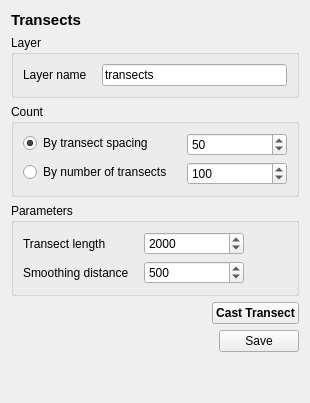
      <widget class="QWidget" name="tab_transects">
       <attribute name="icon">
        <iconset>
         <normaloff>gui/icons/transects.svg</normaloff>gui/icons/transects.svg</iconset>
       </attribute>
       <attribute name="title">
        <string/>
       </attribute>
       <attribute name="toolTip">
        <string>Transect</string>
       </attribute>
       <attribute name="whatsThis">
        <string>Transect</string>
       </attribute>
       <layout class="QVBoxLayout" name="verticalLayout_4">
        <item>
         <widget class="QLabel" name="label_38">
          <property name="font">
           <font>
            <pointsize>11</pointsize>
            <weight>75</weight>
            <bold>true</bold>
           </font>
          </property>
          <property name="text">
           <string>Transects</string>
          </property>
          <property name="margin">
           <number>5</number>
          </property>
         </widget>
        </item>
        <item>
         <widget class="QGroupBox" name="gb_transects_storage_params">
          <property name="sizePolicy">
           <sizepolicy hsizetype="Preferred" vsizetype="Fixed">
            <horstretch>0</horstretch>
            <verstretch>0</verstretch>
           </sizepolicy>
          </property>
          <property name="title">
           <string>Layer</string>
          </property>
          <layout class="QFormLayout" name="formLayout_9">
           <property name="horizontalSpacing">
            <number>15</number>
           </property>
           <item row="0" column="0">
            <widget class="QLabel" name="label_5">
             <property name="text">
              <string>Layer name</string>
             </property>
            </widget>
           </item>
           <item row="0" column="1">
            <widget class="QLineEdit" name="le_transects_layer_output_name">
             <property name="text">
              <string>transects</string>
             </property>
             <property name="alignment">
              <set>Qt::AlignLeading|Qt::AlignLeft|Qt::AlignVCenter</set>
             </property>
             <property name="placeholderText">
              <string>transects</string>
             </property>
            </widget>
           </item>
          </layout>
         </widget>
        </item>
        <item>
         <widget class="QGroupBox" name="gb_transects_number">
          <property name="sizePolicy">
           <sizepolicy hsizetype="Preferred" vsizetype="Fixed">
            <horstretch>0</horstretch>
            <verstretch>0</verstretch>
           </sizepolicy>
          </property>
          <property name="autoFillBackground">
           <bool>false</bool>
          </property>
          <property name="title">
           <string>Count</string>
          </property>
          <property name="checkable">
           <bool>false</bool>
          </property>
          <layout class="QFormLayout" name="formLayout_10">
           <property name="fieldGrowthPolicy">
            <enum>QFormLayout::FieldsStayAtSizeHint</enum>
           </property>
           <property name="horizontalSpacing">
            <number>15</number>
           </property>
           <item row="0" column="0">
            <widget class="QRadioButton" name="rb_transects_by_transect_spacing">
             <property name="text">
              <string>By transect spacing</string>
             </property>
             <property name="checked">
              <bool>true</bool>
             </property>
            </widget>
           </item>
           <item row="0" column="1">
            <widget class="QgsSpinBox" name="qsb_transects_by_transect_spacing">
             <property name="minimumSize">
              <size>
               <width>100</width>
               <height>20</height>
              </size>
             </property>
             <property name="whatsThis">
              <string>Transect spacing, obvious ba? :P</string>
             </property>
             <property name="accelerated">
              <bool>false</bool>
             </property>
             <property name="showGroupSeparator" stdset="0">
              <bool>false</bool>
             </property>
             <property name="maximum">
              <number>999</number>
             </property>
             <property name="singleStep">
              <number>10</number>
             </property>
             <property name="value">
              <number>50</number>
             </property>
             <property name="clearValue">
              <bool>true</bool>
             </property>
            </widget>
           </item>
           <item row="1" column="0">
            <widget class="QRadioButton" name="rb_transects_by_number_of_transects">
             <property name="text">
              <string>By number of transects</string>
             </property>
             <property name="checked">
              <bool>false</bool>
             </property>
            </widget>
           </item>
           <item row="1" column="1">
            <widget class="QgsSpinBox" name="qsb_transects_by_number_of_transects">
             <property name="minimumSize">
              <size>
               <width>100</width>
               <height>20</height>
              </size>
             </property>
             <property name="maximum">
              <number>999</number>
             </property>
             <property name="singleStep">
              <number>10</number>
             </property>
             <property name="value">
              <number>100</number>
             </property>
             <property name="clearValue">
              <bool>true</bool>
             </property>
            </widget>
           </item>
          </layout>
         </widget>
        </item>
        <item>
         <widget class="QGroupBox" name="gb_transects_parameters">
          <property name="sizePolicy">
           <sizepolicy hsizetype="Preferred" vsizetype="Fixed">
            <horstretch>0</horstretch>
            <verstretch>0</verstretch>
           </sizepolicy>
          </property>
          <property name="title">
           <string>Parameters</string>
          </property>
          <layout class="QFormLayout" name="formLayout_11">
           <property name="fieldGrowthPolicy">
            <enum>QFormLayout::FieldsStayAtSizeHint</enum>
           </property>
           <property name="horizontalSpacing">
            <number>15</number>
           </property>
           <item row="0" column="0">
            <widget class="QLabel" name="label_4">
             <property name="text">
              <string>Transect length</string>
             </property>
            </widget>
           </item>
           <item row="1" column="0">
            <widget class="QLabel" name="label_6">
             <property name="text">
              <string>Smoothing distance</string>
             </property>
            </widget>
           </item>
           <item row="1" column="1">
            <widget class="QgsSpinBox" name="qsb_transects_smoothing_distance">
             <property name="minimumSize">
              <size>
               <width>100</width>
               <height>20</height>
              </size>
             </property>
             <property name="keyboardTracking">
              <bool>true</bool>
             </property>
             <property name="maximum">
              <number>10000</number>
             </property>
             <property name="singleStep">
              <number>500</number>
             </property>
             <property name="value">
              <number>500</number>
             </property>
             <property name="clearValue">
              <bool>true</bool>
             </property>
            </widget>
           </item>
           <item row="0" column="1">
            <widget class="QgsSpinBox" name="qsb_transects_length">
             <property name="minimumSize">
              <size>
               <width>100</width>
               <height>20</height>
              </size>
             </property>
             <property name="prefix">
              <string/>
             </property>
             <property name="maximum">
              <number>20000</number>
             </property>
             <property name="singleStep">
              <number>500</number>
             </property>
             <property name="value">
              <number>2000</number>
             </property>
             <property name="clearValue">
              <bool>true</bool>
             </property>
            </widget>
           </item>
          </layout>
         </widget>
        </item>
        <item alignment="Qt::AlignRight">
         <widget class="QPushButton" name="pb_transects_cast">
          <property name="font">
           <font>
            <weight>75</weight>
            <bold>true</bold>
           </font>
          </property>
          <property name="cursor">
           <cursorShape>PointingHandCursor</cursorShape>
          </property>
          <property name="text">
           <string>Cast Transect</string>
          </property>
         </widget>
        </item>
        <item alignment="Qt::AlignRight">
         <widget class="QPushButton" name="pb_transects_save_settings">
          <property name="font">
           <font>
            <weight>50</weight>
            <bold>false</bold>
           </font>
          </property>
          <property name="cursor">
           <cursorShape>PointingHandCursor</cursorShape>
          </property>
          <property name="text">
           <string>Save</string>
          </property>
         </widget>
        </item>
        <item>
         <spacer name="verticalSpacer_3">
          <property name="orientation">
           <enum>Qt::Vertical</enum>
          </property>
          <property name="sizeHint" stdset="0">
           <size>
            <width>20</width>
            <height>40</height>
           </size>
          </property>
         </spacer>
        </item>
       </layout>
      </widget>
